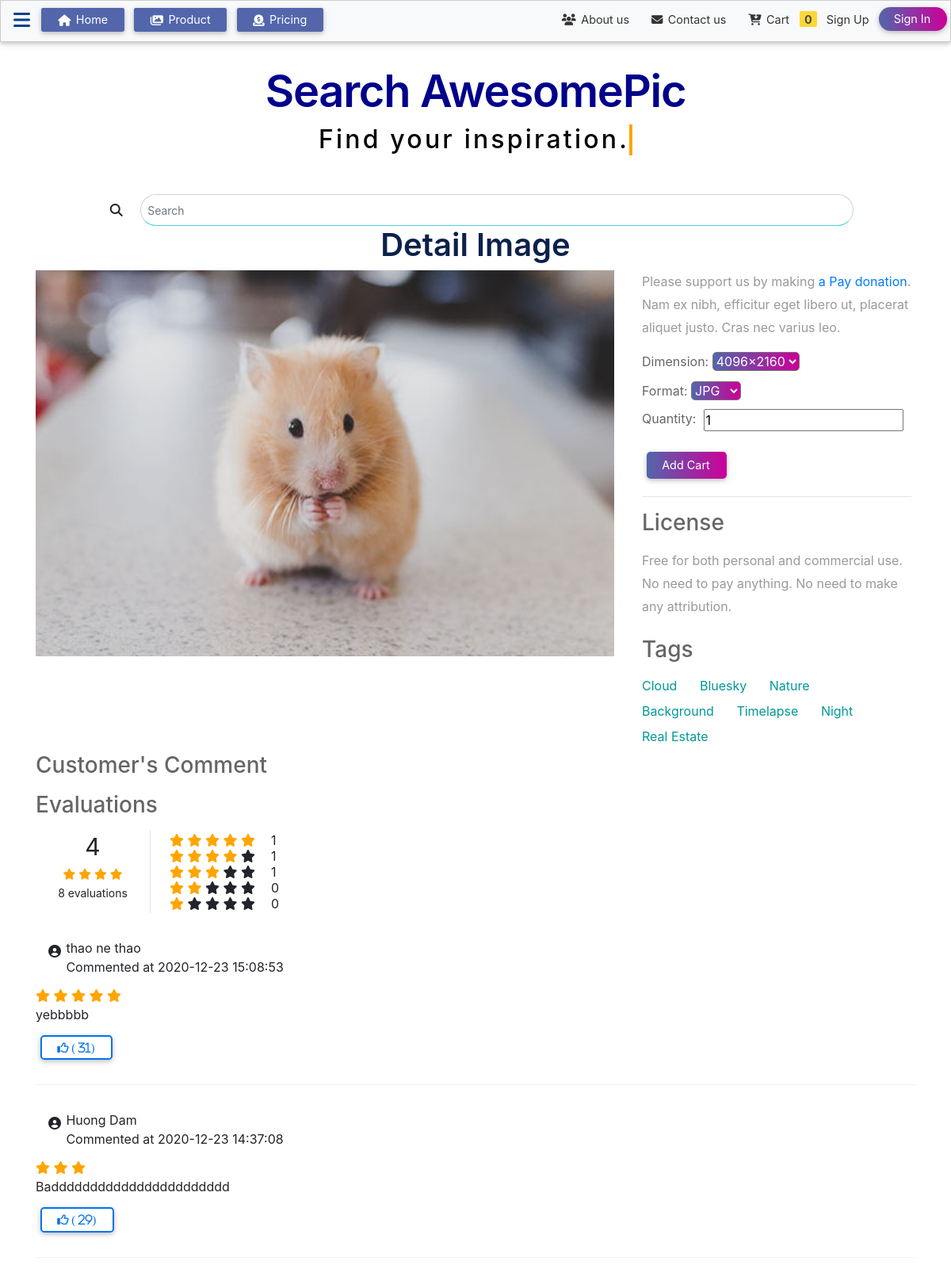
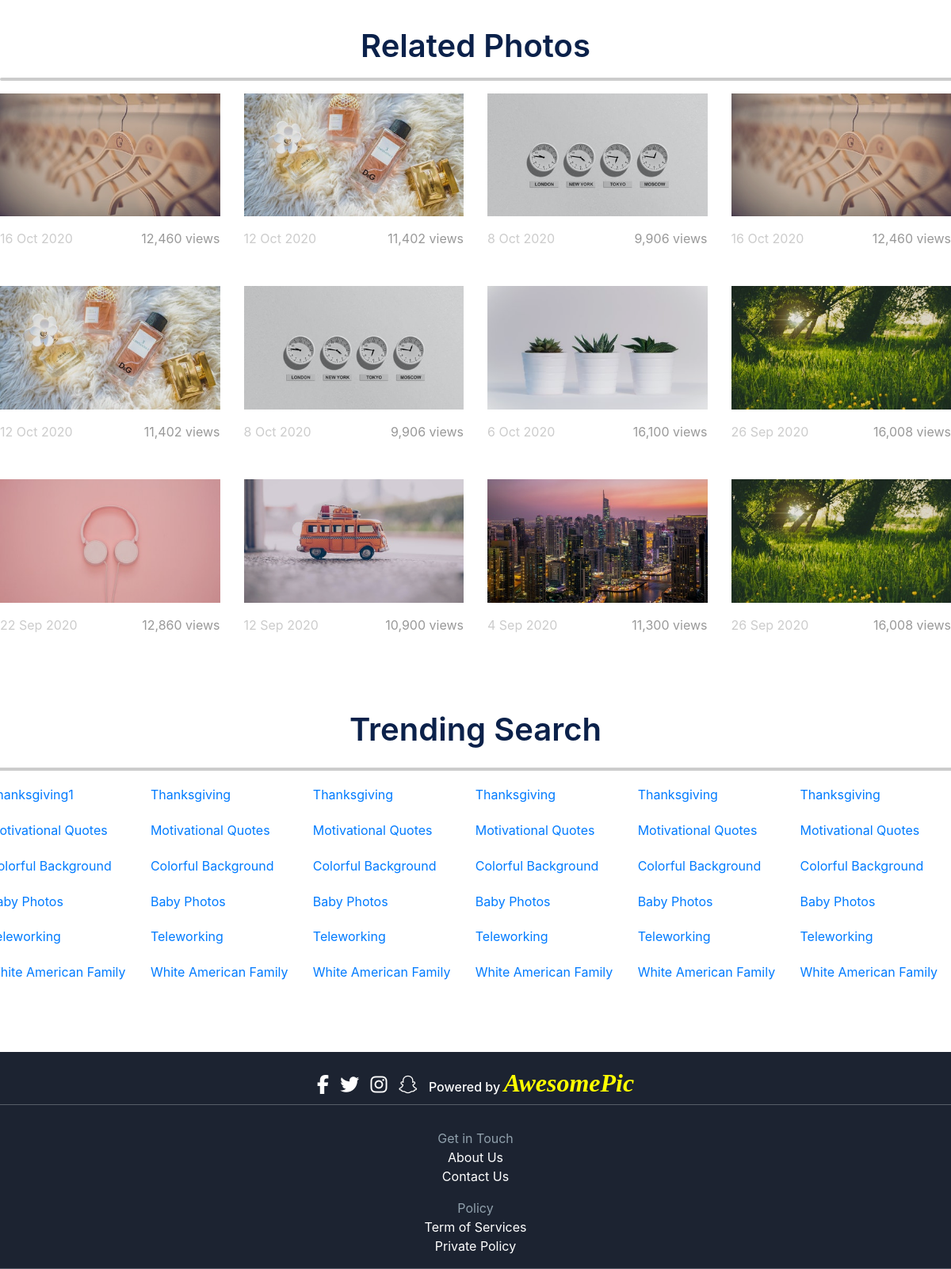
Screenshot of /detail.php?id=1 with the database file from the repository (2 pictures, top to bottom).
### tables this page shows
CREATE TABLE `products` (
  `id` int(6) UNSIGNED NOT NULL,
  `NAME` varchar(50) NOT NULL,
  `src` text NOT NULL,
  `width` varchar(20) DEFAULT NULL,
  `height` varchar(20) DEFAULT NULL,
  `price` decimal(15,2) NOT NULL DEFAULT 0.00,
  `currency` varchar(10) DEFAULT NULL,
  `description` text DEFAULT NULL,
  `is_deleted` tinyint(1) DEFAULT NULL,
  `created_date` datetime DEFAULT current_timestamp(),
  `updated_date` datetime DEFAULT NULL,
  `deleted_date` datetime DEFAULT NULL
);

CREATE TABLE `product_reviews` (
  `id` int(6) UNSIGNED NOT NULL,
  `product_id` int(6) UNSIGNED DEFAULT NULL,
  `content` text DEFAULT NULL,
  `user_id` int(6) UNSIGNED DEFAULT NULL,
  `review_star` int(1) DEFAULT 0,
  `likes` int(2) DEFAULT 0,
  `created_date` datetime DEFAULT current_timestamp(),
  `updated_date` datetime DEFAULT '0000-00-00 00:00:00' ON UPDATE current_timestamp()
);

CREATE TABLE `users` (
  `id` int(6) UNSIGNED NOT NULL,
  `username` varchar(50) NOT NULL,
  `email` varchar(50) NOT NULL,
  `password` varchar(50) NOT NULL,
  `firstname` varchar(50) DEFAULT NULL,
  `lastname` varchar(50) DEFAULT NULL,
  `phone` varchar(15) DEFAULT NULL,
  `address` varchar(255) DEFAULT NULL,
  `city` varchar(50) DEFAULT NULL,
  `country` varchar(255) DEFAULT NULL,
  `is_deleted` tinyint(1) DEFAULT 0,
  `created_date` datetime DEFAULT current_timestamp(),
  `updated_date` datetime DEFAULT '0000-00-00 00:00:00' ON UPDATE current_timestamp(),
  `deleted_date` datetime DEFAULT NULL
);

### comment.php (the view, shortened to what this page needs)
<?php
    include 'connect.php';
    $product_id = $_GET['id'];
?>
<div class="containner-fluid">
    <div class="customer-review">
        <div class="customer-review-heading">
            <h3 class="tm-text-gray-dark mb-3 review-title">Customer's Comment</h3>
        </div>
        <div class="customer-review-inner">
            <div class="review-rating">
                <div class="review-rating-heading">
                    <h3 class="tm-text-gray-dark mb-3">Evaluations</h3>
                </div>
                <div class="review-rating-inner">
                    <div class="review-rating-summary">
                        <div class="review-rating-point">
                            <?php
                                $avg_sql = "SELECT AVG(review_star) FROM product_reviews
                                WHERE product_id='$product_id' ";
                                $avg = mysqli_query($connection, $avg_sql);
                                $avg_row = mysqli_fetch_array($avg);
                                echo $avg_stars = round($avg_row[0], 1);
                            ?>
                        </div>
                        <div class="review-rating-star">
                            <?php
                                for($i = 0; $i <$avg_stars; $i++){
                                    ?>
                                    <i class="fa fa-star checked"></i>
                                    <?php
                                }
                            ?>
                        </div>
                        <div class="review-rating-total">
                            <?php
                                $avg_stars_sql = "SELECT COUNT(id) FROM product_reviews
                                            WHERE product_id='$product_id' ";
                                $avg_stars = mysqli_query($connection, $avg_stars_sql);
                                $avg_stars_row = mysqli_fetch_array($avg_stars);
                                echo $avg_stars_row[0];
                            ?>
                            evaluations
                        </div>
                    </div>
                    <div class="review-rating-detail">
                        <div class="review-rating-level">
                            <div class="review-rating-star">
                                <i class="fa fa-star checked"></i>
                                <i class="fa fa-star checked"></i>
                                <i class="fa fa-star checked"></i>
                                <i class="fa fa-star checked"></i>
                                <i class="fa fa-star checked"></i>
                            </div>
                            <div class="review-rating-number">
                            <?php
                                for($i = 1; $i <= 5; $i++){
                                    $count_sql = "SELECT COUNT(id) FROM product_reviews
                                                 WHERE product_id='$product_id' AND review_star = '$i' ";
                                    $count = mysqli_query($connection, $count_sql);
                                    $count_row = mysqli_fetch_array($count);
                                    $count_arr[$i] = $count_row[0];
                                }
                                echo $count_arr[5];
                            ?></div>
                        </div>
                        <div class="review-rating-level">
                        <div class="review-rating-star">
                            <i class="fa fa-star checked"></i>
                            <i class="fa fa-star checked"></i>
                            <i class="fa fa-star checked"></i>
                            <i class="fa fa-star checked"></i>
                            <i class="fa fa-star"></i>
                        </div>
                        <div class="review-rating-number">
                            <?php
                                echo $count_arr[4];
                            ?></div>
                        </div>
                        <div class="review-rating-level">
                        <div class="review-rating-star">
                            <i class="fa fa-star checked"></i>
                            <i class="fa fa-star checked"></i>
                            <i class="fa fa-star checked"></i>
                            <i class="fa fa-star"></i>
                            <i class="fa fa-star"></i>
                        </div>
                        <div class="review-rating-number">
                        <?php
                            echo $count_arr[3];
                        ?></div>
                        </div>
                        <div class="review-rating-level">
                        <div class="review-rating-star">
                            <i class="fa fa-star checked"></i>
                            <i class="fa fa-star checked"></i>
                            <i class="fa fa-star"></i>
                            <i class="fa fa-star"></i>
                            <i class="fa fa-star"></i>
                        </div>
                        <div class="review-rating-number">
                            <?php echo $count_arr[2];
                            ?></div>
                        </div>
                        <div class="review-rating-level">
                        <div class="review-rating-star">
                            <i class="fa fa-star checked"></i>
                            <i class="fa fa-star"></i>
                            <i class="fa fa-star"></i>
                            <i class="fa fa-star"></i>
                            <i class="fa fa-star"></i>
                        </div>
                        <div class="review-rating-number">
                        <?php echo $count_arr[1];
                            ?></div>
                        </div>
                    </div>
                </div>
            </div>
        </div>
        <?php
        $cmt_sql = "SELECT * FROM product_reviews where product_id = '$product_id'
                    ORDER BY created_date DESC";
        $cmt = mysqli_query($connection, $cmt_sql);
        if ($cmt->num_rows > 0){
        ?>
            <div>
            <?php
                $curr_cmt = 0;
            while($cmt_row = $cmt->fetch_assoc() and $curr_cmt < 2) {
                    $id = $cmt_row['id'];
                    $content = $cmt_row['content'];
                    $cmt_createdDate = $cmt_row['created_date'];
                    $rating_stars = $cmt_row['review_star'];
                    $user_id = $cmt_row['user_id'];
                    $likes = $cmt_row['likes'];
                ?>
                <div class="review-comment">
                    <div class="review-comment-avatar">
                        <i class="fas fa-user-circle"></i>
                        <div class="review-comment-avatar-info">
                            <div class="review-comment-avatar-name">
                                <span>
                                    <?php
                                    $user_sql ="SELECT firstname, lastname
                                                FROM users WHERE id= '$user_id'";
                                    $user = mysqli_query($connection, $user_sql);
                                    $user_row = mysqli_fetch_array($user);
                                    echo $user_row['firstname'] . ' ' . $user_row['lastname'];
                                    ?>
                                </span>
                            </div>
                            <div class="review-comment-avatar-date">
                                <?php echo 'Commented at ' . $cmt_createdDate; ?>
                            </div>
                        </div>
                        </div>
                            <div class="review-rating-star">
                                <?php
                                    for($i = 0; $i < $rating_stars; $i++){
                                        ?>
                                        <i class="fa fa-star checked"></i>
                                        <?php
                                    }
                                ?>
                            </div>
                            <div class="review-comment-content">
                                <?php echo $content;  ?>
                            </div>
                                <button class="fa fa-thumbs-o-up btn-thao btn-primary buy-now-button right free-button"
                                        name="btn-like" onclick="like()">
                                    <?php echo '(' . $likes . ' ' . $id  . ')'; ?>
                                </button>
                        </div>
                    </div>
                </div>
                <?php
                    $curr_cmt++;
                }
                ?>
        <?php
        }
        ?>

### detail.php (shortened to what this page needs)
<!DOCTYPE html>
<html lang="en">
  <head>
    <link
      rel="stylesheet"
      type="text/css"
      href="css/products/detail-style.css"
    />
    <link rel="stylesheet" type="text/css" href="css/style.min.css" />
    <link rel="stylesheet" type="text/css" href="css/products/products.css" />
    <link rel="stylesheet" type="text/css" href="css/bootstrap.min.css" />
  </head>
  <body>
    <?php include ('_navbar.php') ?>
    <?php include ('searchform.php') ?>
    <?php
      include ('connect.php');
      if(isset($_GET["id"])) {
        $id = $_GET["id"];
        $sqlDetail = "SELECT * FROM products WHERE id = ".$id;
        $resultRow = mysqli_query($connection, $sqlDetail);
        $row = mysqli_fetch_row($resultRow);
      }
    ?>
    <div class="container">
      <div id="detail-image pading-bottom-0">
        <h1 class="aboutus-title pricing-title">Detail Image</h1>
        <div class="detail-img">
          <div class="row tm-mb-90 margin-top-bot-0">
            <div class="col-xl-8 col-lg-7 col-md-6 col-sm-12">
              <img
                src="<?php echo $row[2]; ?>"
                alt="Image"
                class="img-fluid"
              />
            </div>
            <div class="col-xl-4 col-lg-5 col-md-6 col-sm-12">
              <div class="detail-image-info">
                <p class="sub-content detail-image-txt1">
                  Please support us by making
                  <a href="pricing.html" target="_parent" rel="sponsored"
                    >a Pay donation</a
                  >. Nam ex nibh, efficitur eget libero ut, placerat aliquet
                  justo. Cras nec varius leo.
                </p>
                <div class="detail-image-txt2">
                  <div class="mr-4 mb-2">
                    <p class="sub-content detail-image-txt2">
                      <span class="tm-text-gray-dark">Dimension: </span>
                      <select name="demension" class="op-download-img">
                        <option class="select-option" value="">
                          4096×2160
                        </option>
                      </select>
                    </p>
                  </div>
                  <div class="mr-4 mb-2">
                    <p class="sub-content detail-image-txt2">
                      <span class="tm-text-gray-dark">Format: </span>
                      <select name="format" class="op-download-img">
                        <option class="select-option" value="">JPG</option>
                      </select>
                    </p>
                  </div>
                  <div class="mr-4 mb-2">
                    <div class="sub-content detail-image-txt2 cart-quantity">
                      <span class="tm-text-gray-dark">Quantity: </span>
                      <input type="number" name="quantity" id="num" name="num" value="1" min="1">
                    </div>
                  </div>
                </div>
                <div class="joinUs btn-download-img">
                  <button class="btn-thao btn-primary gradient buy-now-button right"
                  onclick="addCart(<?php echo $_GET['id']; ?>)">Add Cart</button>
                </div>
                <hr />
                <div class="mb-4">
                  <h3 class="tm-text-gray-dark mb-3">License</h3>
                  <p>
                    Free for both personal and commercial use. No need to pay
                    anything. No need to make any attribution.
                  </p>
                </div>
                <div>
                  <h3 class="tm-text-gray-dark mb-3">Tags</h3>
                  <a href="#" class="tm-text-primary mr-4 mb-2 d-inline-block"
                    >Cloud</a
                  >
                  <a href="#" class="tm-text-primary mr-4 mb-2 d-inline-block"
                    >Bluesky</a
                  >
                  <a href="#" class="tm-text-primary mr-4 mb-2 d-inline-block"
                    >Nature</a
                  >
                  <a href="#" class="tm-text-primary mr-4 mb-2 d-inline-block"
                    >Background</a
                  >
                  <a href="#" class="tm-text-primary mr-4 mb-2 d-inline-block"
                    >Timelapse</a
                  >
                  <a href="#" class="tm-text-primary mr-4 mb-2 d-inline-block"
                    >Night</a
                  >
                  <a href="#" class="tm-text-primary mr-4 mb-2 d-inline-block"
                    >Real Estate</a
                  >
                </div>
              </div>
            </div>
          </div>
        </div>
      </div>
      <?php include('comment.php') ?>
      <?php include('related.php') ?>
      <?php include('trending.php') ?>
    <?php include('footer.php') ?>
  </body>
</html>

### rows the page displays
products: src (picture)
product_reviews: user.firstname "thao ne", user.lastname "thao", created_date "2020-12-23 15:08:53", review_star 5 (drawn), content "yebbbbb", id "31"
product_reviews: user.firstname "Huong", user.lastname "Dam", created_date "2020-12-23 14:37:08", review_star 3 (drawn), content "Baddddddddddddddddddddddd", id "29"

### other values shown
$numberCart "0"
$avg_stars = round($avg_row[0], 1) "4"
$avg_stars_row[0] "8"
$count_arr[5] "1"
$count_arr[4] "1"
$count_arr[3] "1"
$count_arr[2] "0"
$count_arr[1] "0"
